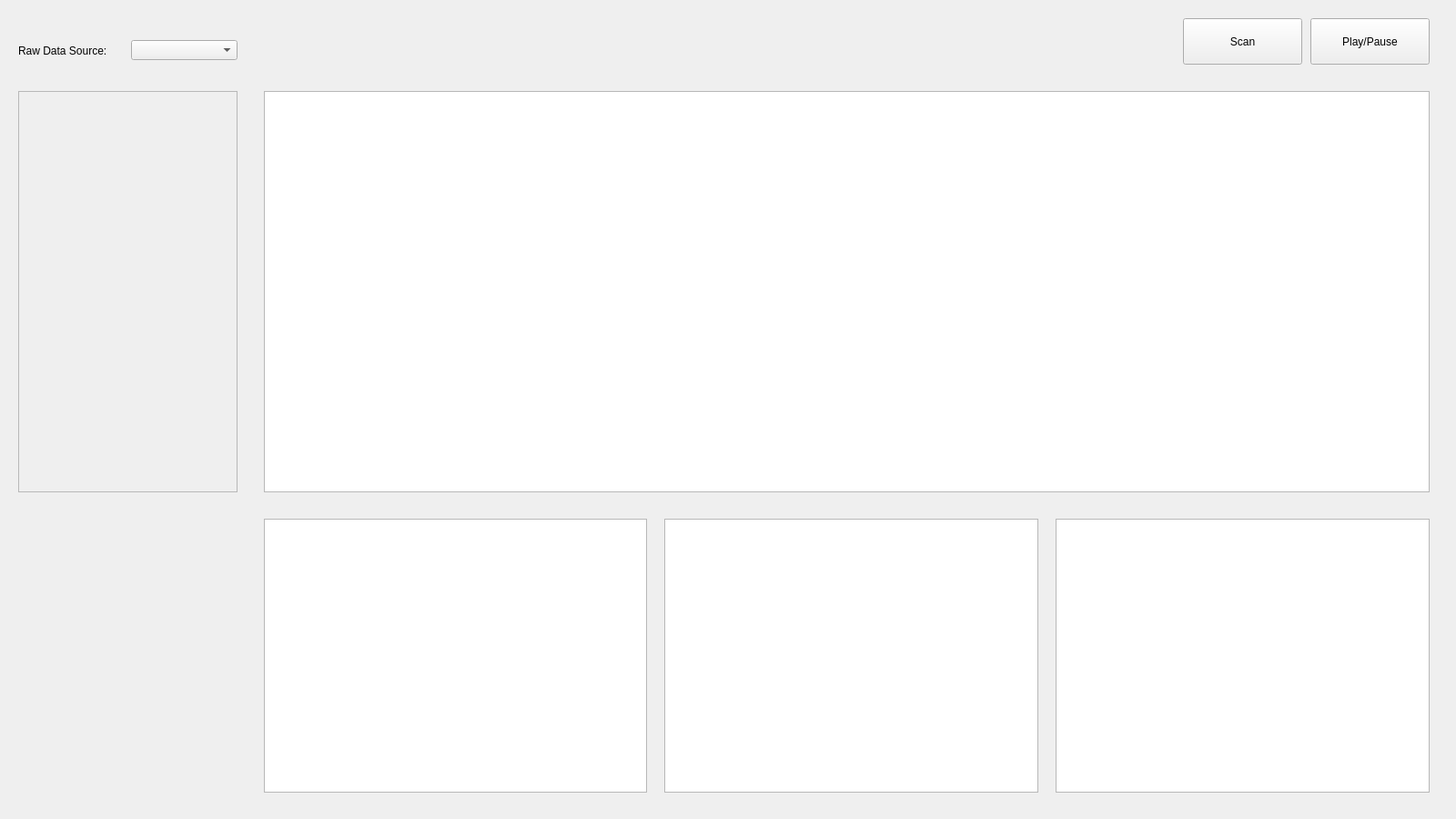
<?xml version="1.0" encoding="UTF-8"?>
<ui version="4.0">
 <class>MainWindow</class>
 <widget class="QMainWindow" name="MainWindow">
  <property name="geometry">
   <rect>
    <x>0</x>
    <y>0</y>
    <width>1600</width>
    <height>900</height>
   </rect>
  </property>
  <property name="windowTitle">
   <string>MainWindow</string>
  </property>
  <widget class="QWidget" name="centralwidget">
   <widget class="QPushButton" name="pushButton">
    <property name="geometry">
     <rect>
      <x>1440</x>
      <y>20</y>
      <width>131</width>
      <height>51</height>
     </rect>
    </property>
    <property name="text">
     <string>Play/Pause</string>
    </property>
   </widget>
   <widget class="QFrame" name="frame">
    <property name="geometry">
     <rect>
      <x>20</x>
      <y>100</y>
      <width>241</width>
      <height>441</height>
     </rect>
    </property>
    <property name="frameShape">
     <enum>QFrame::StyledPanel</enum>
    </property>
    <property name="frameShadow">
     <enum>QFrame::Raised</enum>
    </property>
    <property name="lineWidth">
     <number>5</number>
    </property>
   </widget>
   <widget class="QGraphicsView" name="graphicsView">
    <property name="geometry">
     <rect>
      <x>290</x>
      <y>570</y>
      <width>421</width>
      <height>301</height>
     </rect>
    </property>
   </widget>
   <widget class="QWidget" name="horizontalLayoutWidget">
    <property name="geometry">
     <rect>
      <x>20</x>
      <y>30</y>
      <width>241</width>
      <height>51</height>
     </rect>
    </property>
    <layout class="QHBoxLayout" name="horizontalLayout">
     <item>
      <widget class="QLabel" name="label">
       <property name="text">
        <string>Raw Data Source:</string>
       </property>
      </widget>
     </item>
     <item>
      <widget class="QComboBox" name="comboBox">
       <property name="toolTip">
        <string/>
       </property>
       <property name="statusTip">
        <string/>
       </property>
       <property name="accessibleName">
        <string/>
       </property>
      </widget>
     </item>
    </layout>
   </widget>
   <widget class="QGraphicsView" name="graphicsView_2">
    <property name="geometry">
     <rect>
      <x>730</x>
      <y>570</y>
      <width>411</width>
      <height>301</height>
     </rect>
    </property>
   </widget>
   <widget class="QGraphicsView" name="graphicsView_3">
    <property name="geometry">
     <rect>
      <x>1160</x>
      <y>570</y>
      <width>411</width>
      <height>301</height>
     </rect>
    </property>
   </widget>
   <widget class="QGraphicsView" name="graphicsView_4">
    <property name="geometry">
     <rect>
      <x>290</x>
      <y>100</y>
      <width>1281</width>
      <height>441</height>
     </rect>
    </property>
   </widget>
   <widget class="QWidget" name="formLayoutWidget">
    <property name="geometry">
     <rect>
      <x>20</x>
      <y>570</y>
      <width>241</width>
      <height>301</height>
     </rect>
    </property>
    <layout class="QFormLayout" name="formLayout"/>
   </widget>
   <widget class="QPushButton" name="pushButton_2">
    <property name="geometry">
     <rect>
      <x>1300</x>
      <y>20</y>
      <width>131</width>
      <height>51</height>
     </rect>
    </property>
    <property name="text">
     <string>Scan</string>
    </property>
   </widget>
  </widget>
 </widget>
 <resources/>
 <connections/>
</ui>
